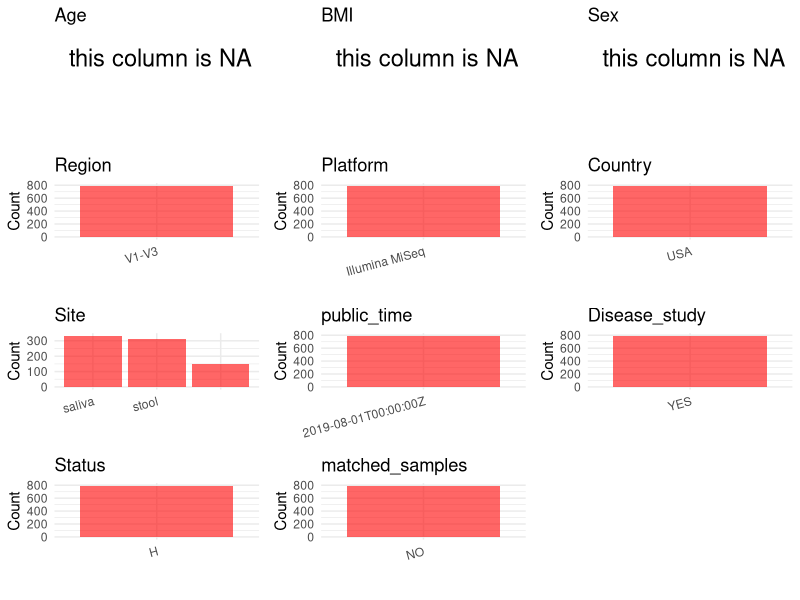

Here is the R script that generated this plot: (Note: this script raises an error after producing the figure.)
## ---- chunk 1
# Load necessary libraries
library(dplyr)
library(ggplot2)
library(cowplot)
library(stringr)

# Set working directory (update this path to your local directory)
setwd("/home/hby/oral_project/PRJNA503194")

# Read the initial metadata files
initial_meta <- read.csv("SraRunTable.csv", header = T)

# Combine the two metadata files
# meta <- rbind(initial_meta, initial_meta1)

# Remove entries non-oral samples
# initial_meta <- subset(initial_meta,isolate %in% c("saliva","tongue coat"))

# Check the number of samples containing "HT" in Sample.Name (e.g., healthy controls)
# nrow(subset(meta, grepl("HT", Sample.Name)))

# Display the first few rows of the metadata
head(initial_meta)
## ---- chunk 2
# Create a uniform metadata dataframe
metadata <- data.frame(
  BioProject = initial_meta$BioProject,
  Run = initial_meta$Run,
  sample_name = initial_meta$Sample_Name,
  Platform = initial_meta$Instrument,
  Country = initial_meta$geo_loc_name,
  Site = initial_meta$site,
  public_time = initial_meta$ReleaseDate,
  stringsAsFactors = FALSE,
  Sex = NA,
  Age = NA,
  BMI = NA
)
## ---- chunk 3
# Add information obtained from the publication
metadata$Status <- "H"
metadata$Region <- "V1-V3"
metadata$PCR_primers <- "FWD:TCGTCGGCAGCGTCA; REV:GTCTCGTGGGCTCGGAGATGTGTTA"
metadata$title <- "The impact of caries status on supragingival plaque and salivary microbiome in children with mixed dentition: a cross-sectional survey"
metadata$Disease_study <- "YES"
metadata$matched_samples <- "NO"
## ---- chunk 4
# Check the number of unique runs and sample names
print(paste("Number of unique runs:", length(unique(metadata$Run))))
print(paste("Number of unique sample names:", length(unique(metadata$sample_name))))
## ---- chunk 5
# Select columns for visualization
plot_data <- metadata %>%
  select(-BioProject, -Run, -sample_name, -title)

# Function to create simple plots for each column
create_simple_plots <- function(data) {
  plots <- list()

  for (col in colnames(data)) {
    # Check if the column is all NA
    if (all(is.na(data[[col]]))) {
      # Create an empty plot with text indicating all NA
      p <- ggplot() +
        annotate("text", x = 0.5, y = 0.5, label = "this column is NA", size = 6) +
        labs(title = col) +
        theme_void()
    } else if (is.numeric(data[[col]])) {
      # Numeric variable: histogram
      p <- ggplot(data, aes(x = .data[[col]])) +
        geom_histogram(fill = "blue", alpha = 0.6, bins = 20, na.rm = TRUE) +
        labs(title = col) +
        theme_minimal()
    } else {
      # Categorical variable: bar plot (remove NA values)
      count_data <- as.data.frame(table(data[[col]], useNA = "ifany"))
      p <- ggplot(count_data, aes(x = reorder(Var1, -Freq), y = Freq)) +
        geom_col(fill = "red", alpha = 0.6) +
        labs(title = col, x = NULL, y = "Count") +
        theme_minimal() +
        theme(axis.text.x = element_text(angle = 15, hjust = 1))
    }
    plots[[col]] <- p
  }

  return(plots)
}

# Generate and arrange plots
plots <- create_simple_plots(plot_data)
p <- plot_grid(plots$Age,
  plots$BMI,
  plots$Sex,
  plots$Region,
  plots$Platform,
  plots$Country,
  plots$Site,
  plots$public_time,
  plots$Disease_study,
  plots$Status,
  plots$matched_samples, # add
  ncol = 3, align = "hv", axis = "lb"
)
ggsave("Metadata_Summary.png", plot = p, width = 8, height = 6, dpi = 150)
## ---- chunk 6
knitr::include_graphics("Metadata_Summary.png")
## ---- chunk 7
# Reorder columns to match the desired format
metadata <- metadata[, c(
  "BioProject", "Run", "sample_name", "Age", "BMI", "Sex",
  "Region", "Platform", "Country", "Site", "public_time",
  "PCR_primers", "title", "Disease_study", "Status", "matched_samples"
)]

# Export the uniform metadata to a CSV file
write.csv(metadata, file = "metadata.csv", quote = FALSE)
head(metadata)
